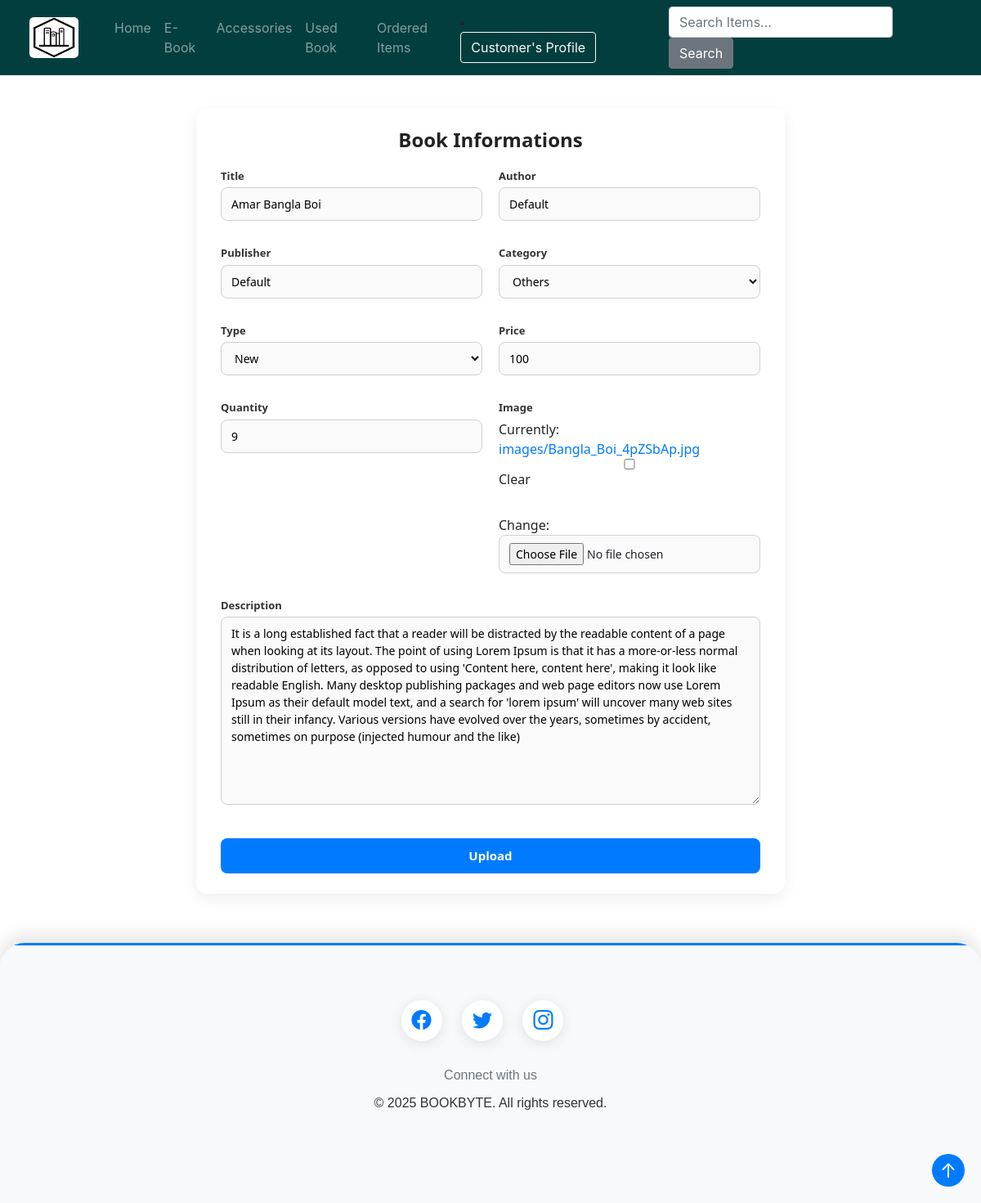
/update_book/2 (signed in), run on the app's committed database.
### products/models.py (models this page shows, shortened)
class Book(models.Model):
    title = models.CharField(max_length=200)
    author = models.CharField(max_length=200)
    publisher = models.CharField(max_length=200)
    description = models.TextField(blank=True, null=True)
    category_type = (('Story', 'Story'), ('Fiction', 'Fiction'), ('Non-Fiction', 'Non-Fiction'), ('Novel', 'Novel'),
                     ('History', 'History'), ('Poetry', 'Poetry'), ('Cookbook', 'Cookbook'),
                     ('Drama', 'Drama'), ('Thriller', 'Thriller'), ('Biography', 'Biography'), ('Action', 'Action'),
                     ('Literature', 'Literature'), ('Adventure', 'Adventure'), ('Others', 'Others'))
    category = models.CharField(max_length=200, choices=category_type, blank=True, null=True)
    price = models.IntegerField(blank=True, null=True)
    quantity = models.IntegerField(blank=True, null=True)
    image = models.ImageField(upload_to='images/', blank=True, null=True, default='images/default.jpg')
    review_choice = models.ForeignKey('Review', on_delete= models.CASCADE, blank=True, null=True)
    type = (('New', 'New'), ('Used', 'Used'), ('Academic', 'Academic'), ('Admission', 'Admission'))
    type_choice = models.CharField(max_length=100, choices=type, blank=True, null=True)
    donated_by = models.ForeignKey(User, on_delete=models.SET_NULL, null=True, blank=True)
    date_time = models.DateTimeField(auto_now_add=True, blank=True, null=True)
    sales_count = models.IntegerField(default=0)
    average_rating = models.FloatField(default=0.0)

### products/views.py (the view)
# urls.py: path('update_book/<str:id>', b_views.update_book, name='update_book'),
@login_required
def update_book(request, id):
    book = Book.objects.get(pk=id)
    form = BookForm(instance=book)
    if request.method == 'POST':
        form = BookForm(request.POST, request.FILES, instance=book)
        if form.is_valid():
            form.save()
            return redirect('main')
    context = {'form': form}
    return render(request, template_name='upload_book.html', context=context)

### products/forms.py
class BookForm(ModelForm):
    class Meta:
        model = Book
        fields = ['title', 'author', 'publisher', 'description', 'image', 'category', 'price', 'quantity', 'type_choice']

### products/templates/upload_book.html (shortened to what this page needs)
{% extends 'main.html' %}
{% load static %}
{% block content %}
<link rel="stylesheet" href="{% static 'css/upload_book.css' %}">
<div class="form-container">
    <form action="" method="POST" enctype="multipart/form-data" class="form-card">
        <h2>Book Informations</h2>
        <div class="form-grid">
            <div class="form-group">
                <label for="id_title" class="form-label">Title</label>
                {{ form.title }}
            </div>
            <div class="form-group">
                <label for="id_author" class="form-label">Author</label>
                {{ form.author }}
            </div>
            <div class="form-group">
                <label for="id_publisher" class="form-label">Publisher</label>
                {{ form.publisher }}
            </div>
            <div class="form-group">
                <label for="id_category" class="form-label">Category</label>
                {{ form.category }}
            </div>
            <div class="form-group">
                <label for="id_image" class="form-label">Type</label>
                {{ form.type_choice }}
            </div>
            <div class="form-group">
                <label for="id_price" class="form-label">Price</label>
                {{ form.price }}
            </div>
            <div class="form-group">
                <label for="id_quantity" class="form-label">Quantity</label>
                {{ form.quantity }}
            </div>
            <div class="form-group">
                <label for="id_image" class="form-label">Image</label>
                {{ form.image }}
            </div>
            <div class="form-group" style="grid-column: span 2;">
                <label for="id_description" class="form-label">Description</label>
                {{ form.description }}
            </div>
        </div>
        <input class="btn-submit" type="submit" value="Upload">
    </form>
</div>
{% endblock %}

### products/templates/navbar.html (shortened to what this page needs)
{% load static %}
<link rel="stylesheet" href="{% static 'css/navbar.css' %}">
<nav class="navbar navbar-expand-lg navbar-dark custom-navbar">
    <a class="navbar-brand" href="{% url 'main' %}">
        <img src="{% static 'images/images (1).png' %}" alt="">
    </a>
    <div class="collapse navbar-collapse" id="navbarSupportedContent" style="margin-left: 20px">
        <ul class="navbar-nav mr-auto">
            <li class="nav-item{% if request.path == '/main/' %} active{% endif %}">
                <a class="nav-link" href="{% url 'main' %}">Home</a>
            </li>
            <li class="nav-item{% if request.path == '/ebook/' %} active{% endif %}">
                <a class="nav-link" href="{% url 'ebook' %}">E-Book</a>
            </li>
            <li class="nav-item{% if request.path == '/accessories/' %} active{% endif %}">
                <a class="nav-link" href="{% url 'accessories' %}">Accessories</a>
            </li>
            <li class="nav-item{% if request.path == '/used_book/' %} active{% endif %}">
                <a class="nav-link" href="{% url 'usedBook' %}">Used Book</a>
            </li>
            <li class="nav-item{% if request.path == '/ordered_items/' %} active{% endif %}">
                <a class="nav-link" href="{% url 'ordered_items' %}">Ordered Items</a>
            </li>
        </ul>
        <li class="nav-item dropdown" style="margin-right: 80px">
            <a class="btn btn-outline-light{% if '/Profile/' in request.path %} active{% endif %}" href="#" id="navbarDropdown" role="button" data-toggle="dropdown" aria-haspopup="true" aria-expanded="false">
                {{ user.username }}'s Profile
            </a>
        </li>
        <form class="form-inline my-2 my-lg-0" action="{% url 'search' %}" method="GET" style="margin-right: 30px">
            <input class="form-control mr-sm-2" type="search" name="q" placeholder="Search Items..." aria-label="Search">
            <button class="btn btn-secondary my-2 my-sm-0" type="submit">Search</button>
        </form>
    </div>
</nav>
<body>
</body>

### static/css/navbar.css (style rules this page uses)
.custom-navbar { background-color: #033E3E; border-top: none !important; transition: all 0.3s ease; }
.navbar-brand img { height: 50px; width: 60px; border-radius: 10%; margin-left: 20px; transition: all 0.3s ease; }
.navbar-nav .nav-link { transition: all 0.3s ease; }
.form-control { transition: all 0.3s ease; }
.btn-secondary { transition: all 0.3s ease; }

### static/css/upload_book.css (style rules this page uses)
.form-container { display: flex; justify-content: center; padding: 40px 20px; }
.form-card { background-color: #ffffff; padding: 25px 30px; width: 100%; max-width: 720px; border-radius: 14px; box-shadow: 0 6px 18px rgba(0, 0, 0, 0.07); font-family: 'Segoe UI', sans-serif; }
.form-card h2 { text-align: center; margin-bottom: 20px; font-size: 24px; color: #222; font-weight: 600; }
.form-grid { display: grid; grid-template-columns: 1fr 1fr; gap: 14px 20px; }
.form-group { display: flex; flex-direction: column; }
.form-label { font-size: 13px; font-weight: 600; color: #333; margin-bottom: 4px; }
.form-group input, .form-group select, .form-group textarea { padding: 9px 12px; border: 1px solid #d0d0d0; border-radius: 8px; font-size: 14px; background-color: #fafafa; transition: all 0.2s ease; }
.form-group textarea { min-height: 80px; resize: vertical; grid-column: span 2; }
.btn-submit { margin-top: 25px; width: 100%; padding: 10px; background-color: #007bff; border: none; color: white; font-size: 15px; font-weight: 600; border-radius: 8px; cursor: pointer; transition: background-color 0.25s ease; }

### data on the page
Book: title "Amar Bangla Boi", author "Default", publisher "Default", category "Others", type_choice "New", price "100", quantity "9", description "It is a long established fact that a reader will be distracted by the readable content of a page when looking at its layout. The point of using Lorem Ipsum is that it has a more-or-less normal distribution of letters, as opposed to using 'Content here, content here', making it look like readable English. Many desktop publishing packages and web page editors now use Lorem Ipsum as their default model text, and a search for 'lorem ipsum' will uncover many web sites still in their infancy. Various versions have evolved over the years, sometimes by accident, sometimes on purpose (injected humour and the like)"

### other printed values
{{ user.username }} "Customer"
